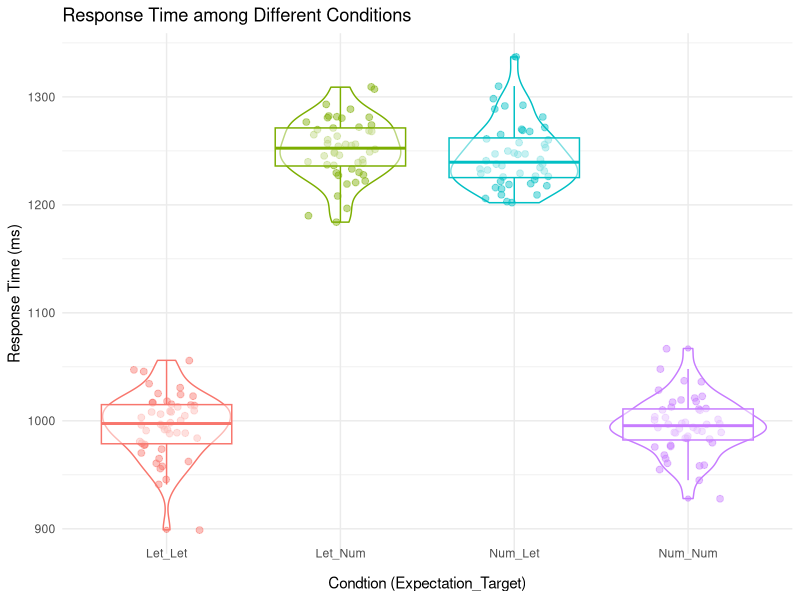

Generate this figure with R: (Note: this script raises an error after producing the figure.)
# assignment_1 by ZHB
## data wrangling and tiding

library(tidyverse)
library(Hmisc)

### load data
experiment_data <- read.csv("assignment_1_data.csv")

head(experiment_data)

### transfer the dataset to long format and attribute the data name
experiment_data_longer <- experiment_data %>%
  pivot_longer(cols = c(Condition1, Condition2, Condition3, Condition4),
               names_to = "Condition",
               values_to = "RT") %>%
  mutate(Condition = recode(Condition,
                            "Condition1" = "Num_Num",
                            "Condition2" = "Num_Let", 
                            "Condition3" = "Let_Num", 
                            "Condition4" = "Let_Let")) %>%
  filter(!is.na(Condition))

head(experiment_data_longer)

## report the summary statiscs for each of the 4 conditions
experiment_data_longer %>%
  group_by(Condition) %>%
  summarise(mean_RT = mean(RT), sd_RT = sd(RT), median = median(RT), qs = quantile(RT, c(0.25, 0.75)), prob = c(0.25, 0.75), number = n())

## visualization
### plot1: the density to view the distribution in four conditions 

### plot2: the violin/point/box plot for each of  4 conditions
experiment_data_longer %>%
  ggplot(aes(x = Condition, y = RT, colour = Condition)) +
  geom_violin() +
  geom_jitter(width = .2, alpha = .45, size = 2) + 
  geom_boxplot(alpha = .5) + 
  guides(colour = 'none') + 
  theme_minimal() + 
  theme(axis.text.x = element_text(angle = 0, vjust = 5, hjust = .5)) +
  labs(title = "Response Time among Different Conditions",
       x = "Condtion (Expectation_Target)",
       y = "Response Time (ms)")

### plot3: the trends of changes for each of 4 conditions
experiment_data_longer %>%
  ggplot(aes(x = Condition, y = RT)) + 
  geom_line(ID = ID)

  
